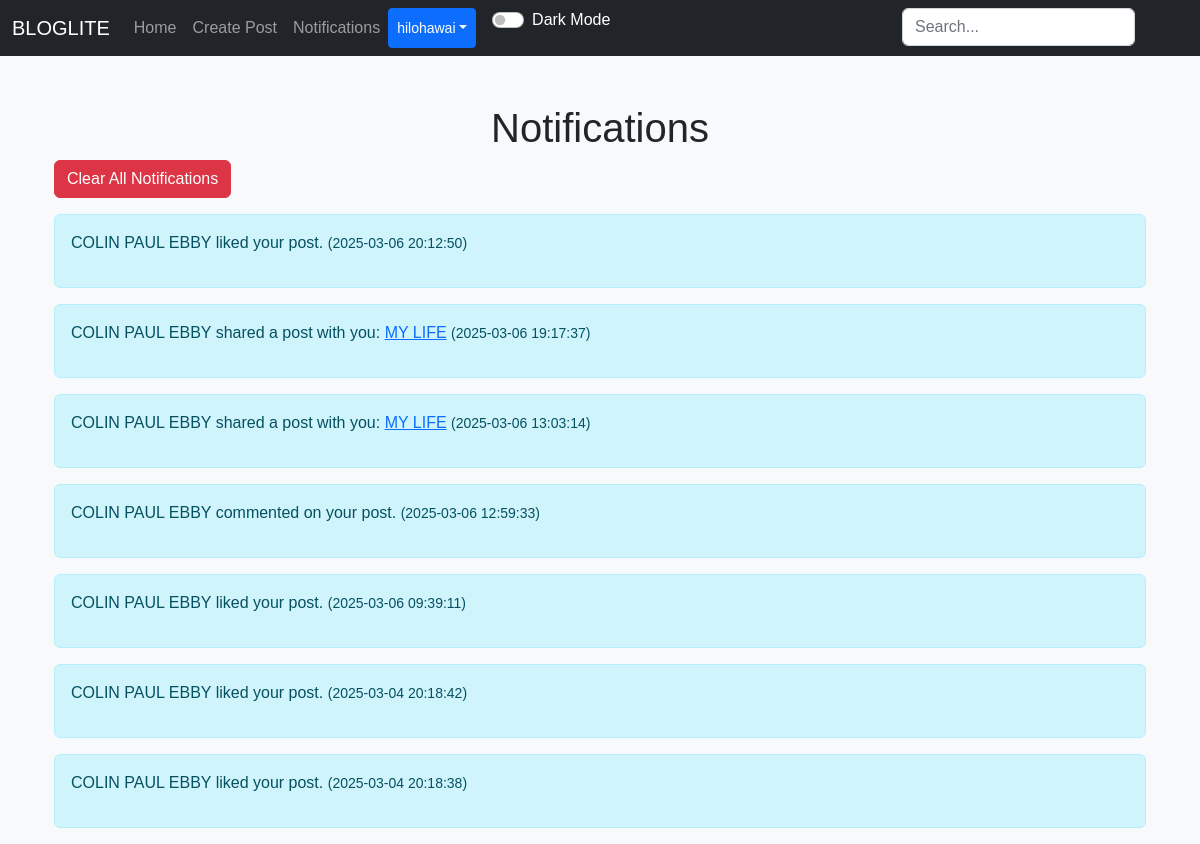
The app's page /notifications (signed in), older data.
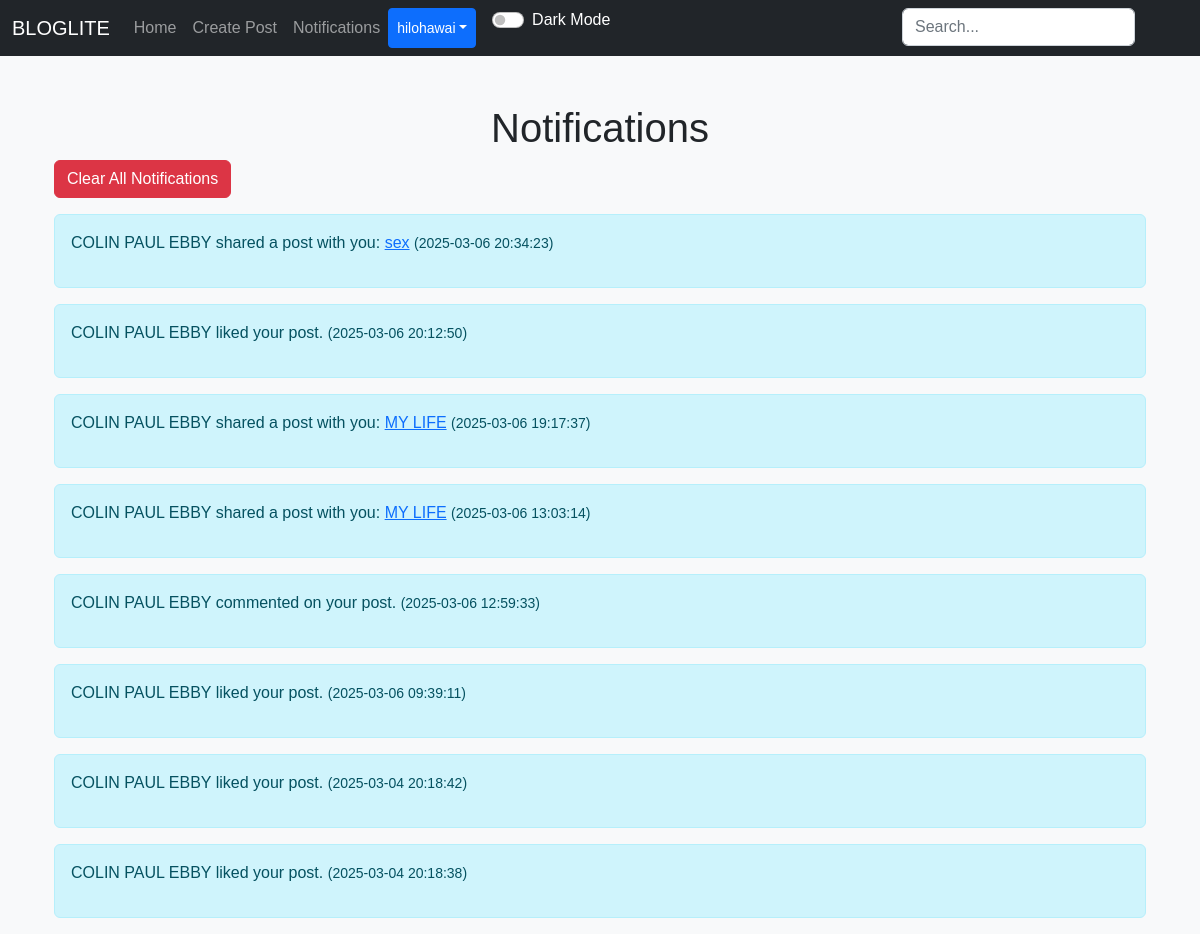
The same page, newer data.
### applicaton/models.py (models this page shows)
class Notification(db.Model):
    id = db.Column(db.Integer, primary_key=True)
    user_id = db.Column(db.Integer, db.ForeignKey('user.id'), nullable=False)
    message = db.Column(db.String(200), nullable=False)
    date_created = db.Column(db.DateTime(timezone=True), default=func.now())

### applicaton/views.py (the view)
@views.route("/notifications")
@login_required
def notifications():
    notifications = current_user.notifications.order_by(Notification.date_created.desc()).all()
    return render_template("notifications.html", user=current_user, notifications=notifications)

### applicaton/templates/notifications.html (shortened to what this page needs)
{% extends "nav.html" %}
{% block content %}
<div class="container mt-5">
    <h1 align="center">Notifications</h1>
    {% if notifications %}
        <form method="POST" action="{{ url_for('views.clear_notifications') }}">
            <button type="submit" class="btn btn-danger mb-3">Clear All Notifications</button>
        </form>
        {% for notification in notifications %}
            <div class="alert alert-info">
                <p>{{ notification.message | safe }} <small>({{ notification.date_created }})</small></p>
            </div>
        {% endfor %}
    {% else %}
        <p>No notifications yet.</p>
    {% endif %}
</div>
{% endblock %}

Row changes from the older to the newer data that the page shows:
added Notification: message "COLIN PAUL EBBY shared a post with you: sex", date_created "2025-03-06 20:34:23"
